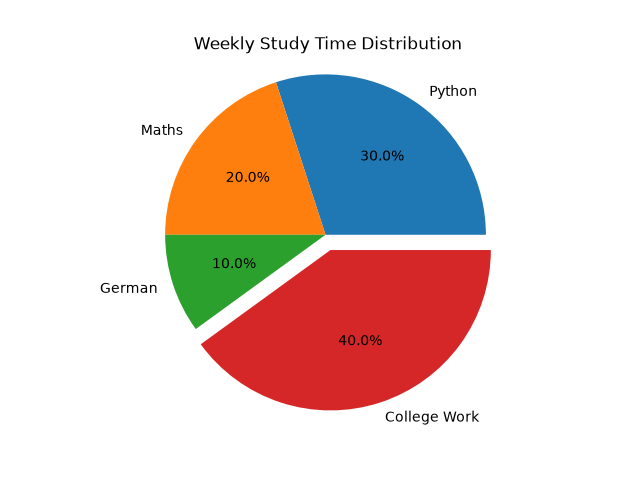

Recreate this plot in Python.
import matplotlib.pyplot as plt

subjects = ["Python", "Maths", "German", "College Work"]
hours = [6, 4, 2, 8]
plt.pie(
    hours,
    labels=subjects,
    autopct="%1.1f%%",
    explode=[0, 0, 0, 0.1]
)
plt.title("Weekly Study Time Distribution")
plt.axis("equal")
plt.savefig("weekly_study_time_pie_chart.png")

plt.show()
